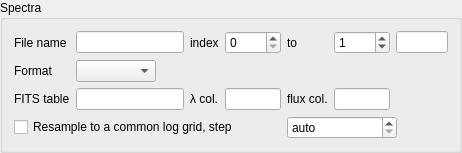
               <widget class="QGroupBox" name="grpSpectra">
                <property name="title">
                 <string>Spectra</string>
                </property>
                <layout class="QGridLayout" name="grdSpectra">
                 <item row="0" column="0">
                  <widget class="QLabel" name="lbl_1">
                   <property name="text">
                    <string>File name</string>
                   </property>
                  </widget>
                 </item>
                 <item row="0" column="1">
                  <widget class="QLineEdit" name="lineEdit_3">
                   <property name="text">
                    <string/>
                   </property>
                  </widget>
                 </item>
                 <item row="0" column="2">
                  <widget class="QLabel" name="lbl_2">
                   <property name="text">
                    <string>index</string>
                   </property>
                  </widget>
                 </item>
                 <item row="0" column="3">
                  <widget class="QSpinBox" name="spinBox">
                   <property name="minimumSize">
                    <size>
                     <width>56</width>
                     <height>0</height>
                    </size>
                   </property>
                   <property name="maximumSize">
                    <size>
                     <width>56</width>
                     <height>16777215</height>
                    </size>
                   </property>
                  </widget>
                 </item>
                 <item row="0" column="4">
                  <widget class="QLabel" name="lbl_3">
                   <property name="text">
                    <string>to</string>
                   </property>
                  </widget>
                 </item>
                 <item row="0" column="5">
                  <widget class="QSpinBox" name="spinBox_2">
                   <property name="minimumSize">
                    <size>
                     <width>56</width>
                     <height>0</height>
                    </size>
                   </property>
                   <property name="maximumSize">
                    <size>
                     <width>56</width>
                     <height>16777215</height>
                    </size>
                   </property>
                   <property name="maximum">
                    <number>999</number>
                   </property>
                   <property name="value">
                    <number>1</number>
                   </property>
                  </widget>
                 </item>
                 <item row="0" column="6">
                  <widget class="QLineEdit" name="lineEdit_19">
                   <property name="minimumSize">
                    <size>
                     <width>52</width>
                     <height>0</height>
                    </size>
                   </property>
                   <property name="maximumSize">
                    <size>
                     <width>52</width>
                     <height>16777215</height>
                    </size>
                   </property>
                  </widget>
                 </item>
                 <item row="1" column="0">
                  <widget class="QLabel" name="lbl_4">
                   <property name="text">
                    <string>Format</string>
                   </property>
                  </widget>
                 </item>
                 <item row="1" column="1">
                  <widget class="QComboBox" name="comboBox">
                   <property name="minimumSize">
                    <size>
                     <width>80</width>
                     <height>0</height>
                    </size>
                   </property>
                   <property name="maximumSize">
                    <size>
                     <width>80</width>
                     <height>16777215</height>
                    </size>
                   </property>
                  </widget>
                 </item>
                 <item row="2" column="0">
                  <widget class="QLabel" name="lbl_5">
                   <property name="text">
                    <string>FITS table</string>
                   </property>
                  </widget>
                 </item>
                 <item row="2" column="1">
                  <widget class="QLineEdit" name="lineEdit_9">
                   <property name="toolTip">
                    <string>FITS: name of the binary table extension (optional).</string>
                   </property>
                   <property name="text">
                    <string/>
                   </property>
                  </widget>
                 </item>
                 <item row="2" column="2">
                  <widget class="QLabel" name="lbl_6">
                   <property name="text">
                    <string>λ col.</string>
                   </property>
                  </widget>
                 </item>
                 <item row="2" column="3">
                  <widget class="QLineEdit" name="lineEdit_11">
                   <property name="minimumSize">
                    <size>
                     <width>56</width>
                     <height>0</height>
                    </size>
                   </property>
                   <property name="maximumSize">
                    <size>
                     <width>56</width>
                     <height>16777215</height>
                    </size>
                   </property>
                   <property name="text">
                    <string/>
                   </property>
                  </widget>
                 </item>
                 <item row="2" column="4">
                  <widget class="QLabel" name="lbl_7">
                   <property name="text">
                    <string>flux col.</string>
                   </property>
                  </widget>
                 </item>
                 <item row="2" column="5" colspan="2">
                  <widget class="QLineEdit" name="lineEdit_12">
                   <property name="minimumSize">
                    <size>
                     <width>56</width>
                     <height>0</height>
                    </size>
                   </property>
                   <property name="maximumSize">
                    <size>
                     <width>56</width>
                     <height>16777215</height>
                    </size>
                   </property>
                   <property name="text">
                    <string/>
                   </property>
                  </widget>
                 </item>
                 <item row="3" column="0" colspan="4">
                  <widget class="QCheckBox" name="checkBox_42">
                   <property name="toolTip">
                    <string>Resample all spectra onto one common, equidistant log10(lambda) grid when reading (cubic spline), with the step given here. Without the tick this happens automatically (step auto) when the spectra are not on one common log grid: linear wavelengths (Angstrom) or individual log grids. Range: the part covered by all spectra.</string>
                   </property>
                   <property name="text">
                    <string>Resample to a common log grid, step</string>
                   </property>
                  </widget>
                 </item>
                 <item row="3" column="4" colspan="3">
                  <widget class="QDoubleSpinBox" name="doubleSpinBox_18">
                   <property name="minimumSize">
                    <size>
                     <width>110</width>
                     <height>0</height>
                    </size>
                   </property>
                   <property name="maximumSize">
                    <size>
                     <width>110</width>
                     <height>16777215</height>
                    </size>
                   </property>
                   <property name="toolTip">
                    <string>Step of the common log grid in km/s per pixel. auto: the finest median sampling among the spectra.</string>
                   </property>
                   <property name="specialValueText">
                    <string>auto</string>
                   </property>
                   <property name="suffix">
                    <string> km/s</string>
                   </property>
                   <property name="decimals">
                    <number>3</number>
                   </property>
                   <property name="maximum">
                    <double>1000.000000000000000</double>
                   </property>
                   <property name="singleStep">
                    <double>0.100000000000000</double>
                   </property>
                  </widget>
                 </item>
                </layout>
               </widget>
